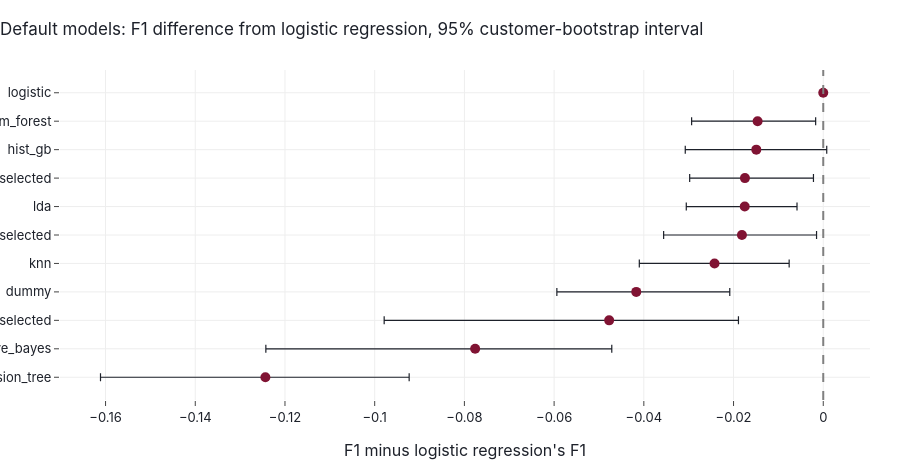

The notebook cell this image was saved under:
### Code cell
order = board_default.index[::-1]  # best at the top of the chart
fig = go.Figure(go.Scatter(
    x=board_default.loc[order, "f1_diff"], y=order, mode="markers",
    marker=dict(size=10, color=ACCENT["burgundy"]),
    error_x=dict(
        type="data", symmetric=False,
        array=(board_default.loc[order, "ci_high"] - board_default.loc[order, "f1_diff"]).fillna(0),
        arrayminus=(board_default.loc[order, "f1_diff"] - board_default.loc[order, "ci_low"]).fillna(0),
        color=ACCENT["near_black"], thickness=1.2,
    ),
    customdata=board_default.loc[order, ["f1", "ci_low", "ci_high"]],
    hovertemplate="%{y}<br>F1 %{customdata[0]:.3f}<br>difference %{x:+.3f}"
                  "<br>95% interval [%{customdata[1]:.3f}, %{customdata[2]:.3f}]<extra></extra>",
))
fig.add_vline(x=0, line=dict(color="grey", dash="dash"))
fig.update_layout(
    title="Default models: F1 difference from logistic regression, 95% customer-bootstrap interval",
    xaxis_title="F1 minus logistic regression's F1",
    height=460,
)
fig.write_html(FIGURES_DIR / "04_default_scoreboard.html", **HTML_OPTIONS)
fig.write_image(FIGURES_DIR / "04_default_scoreboard.png", **PNG_OPTIONS)
fig.show()

### Figure 1 — Plotly figure (JSON) as saved in the notebook; plotly's stock layout.template omitted (floating-point values rounded to 4 significant figures)
{"data": [{"customdata": [[0.6261, -0.1611, -0.09232], [0.6729, -0.1243, -0.04715], [0.7027, -0.09789, -0.0189], [0.7088, -0.05939, -0.02084], [0.7262, -0.04101, -0.007599], [0.7323, -0.03558, -0.001493], [0.733, -0.03054, -0.00585], [0.733, -0.02978, -0.002183], [0.7355, -0.03076, 0.0007759], [0.7358, -0.02935, -0.001695], [0.7505, NaN, NaN]], "error_x": {"array": [0.03205, 0.03046, 0.02883, 0.02085, 0.01664, 0.01664, 0.01166, 0.01528, 0.0157, 0.01294, 0.0], "arrayminus": [0.03676, 0.04666, 0.05016, 0.0177, 0.01677, 0.01745, 0.01303, 0.01232, 0.01584, 0.01471, 0.0], "color": "#1d212a", "symmetric": false, "thickness": 1.2, "type": "data"}, "hovertemplate": "%{y}<br>F1 %{customdata[0]:.3f}<br>difference %{x:+.3f}<br>95% interval [%{customdata[1]:.3f}, %{customdata[2]:.3f}]<extra></extra>", "marker": {"color": "#801333", "size": 10}, "mode": "markers", "type": "scatter", "x": [-0.1244, -0.0776, -0.04773, -0.04169, -0.02424, -0.01813, -0.01751, -0.01746, -0.01493, -0.01464, 0.0], "y": ["decision_tree", "naive_bayes", "naive_bayes_selected", "dummy", "knn", "knn_selected", "lda", "lda_selected", "hist_gb", "random_forest", "logistic"]}], "layout": {"height": 460, "shapes": [{"line": {"color": "grey", "dash": "dash"}, "type": "line", "x0": 0, "x1": 0, "xref": "x", "y0": 0, "y1": 1, "yref": "y domain"}], "title": {"text": "Default models: F1 difference from logistic regression, 95% customer-bootstrap interval"}, "xaxis": {"title": {"text": "F1 minus logistic regression's F1"}}}}
